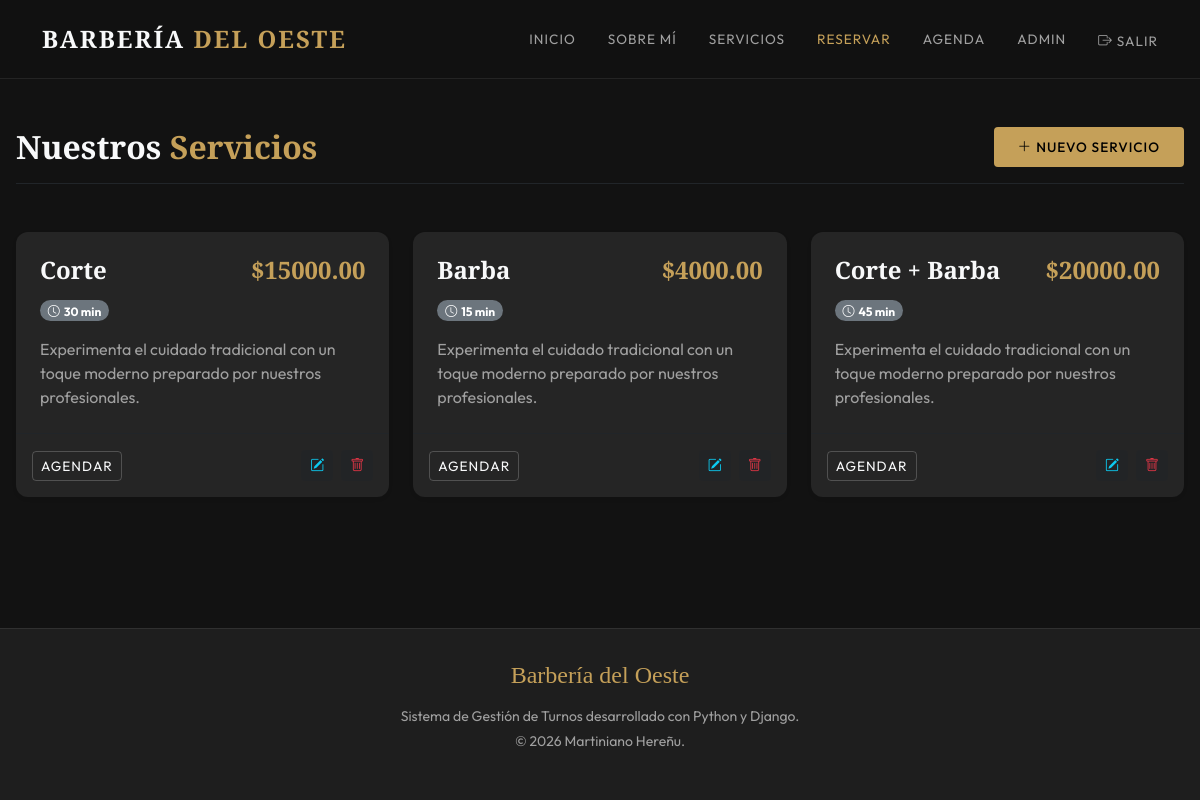
The page /servicios/ (signed in) on the database its author committed.
### myapp/models.py (models this page shows, shortened)
class Servicio(models.Model):
    nombre = models.CharField(max_length=100)
    descripcion = models.TextField(blank=True, null=True)
    precio = models.DecimalField(max_digits=8, decimal_places=2)
    duracion_minutos = models.IntegerField()

### myapp/views.py (the view)
# urls.py: path("servicios/", ServicioListView.as_view(), name="lista_servicios"),
class ServicioListView(LoginRequiredMixin, ListView):
    model = Servicio
    template_name = "myapp/servicio_list.html"

### myapp/templates/myapp/servicio_list.html (shortened to what this page needs)
{% extends "myapp/base.html" %}
{% block contenido %}
<div class="d-flex justify-content-between align-items-center mb-5 border-bottom border-dark pb-3">
    <h2 class="fw-bold m-0 font-playfair">Nuestros <span class="text-gold">Servicios</span></h2>
    {% if user.is_staff %}
        <a href="{% url 'crear_servicio' %}" class="btn btn-gold btn-sm"><i class="bi bi-plus-lg me-1"></i>Nuevo Servicio</a>
    {% endif %}
</div>
{% if object_list %}
    <div class="row row-cols-1 row-cols-md-2 row-cols-xl-3 g-4">
        {% for servicio in object_list %}
            <div class="col">
                <div class="card h-100 shadow-sm border-0 service-card">
                    <div class="card-body p-4 d-flex flex-column">
                        <div class="d-flex justify-content-between align-items-start mb-3">
                            <h4 class="card-title fw-bold mb-0 font-playfair">{{ servicio.nombre }}</h4>
                            <h4 class="text-gold fw-bold mb-0">${{ servicio.precio }}</h4>
                        </div>
                        <div class="mb-3 d-flex align-items-center">
                            <span class="badge bg-secondary rounded-pill me-2">
                                <i class="bi bi-clock me-1"></i>{{ servicio.duracion_minutos }} min
                            </span>
                        </div>
                        <p class="card-text text-muted flex-grow-1">
                            {{ servicio.descripcion|default:"Experimenta el cuidado tradicional con un toque moderno preparado por nuestros profesionales." }}
                        </p>
                    </div>
                    <div class="card-footer bg-transparent border-top border-dark p-3">
                        <div class="d-flex justify-content-between align-items-center">
                            <a href="{% url 'crear_turno' %}" class="btn btn-outline-light btn-sm w-100 me-2" style="max-width: fit-content;">Agendar</a>
                            {% if user.is_staff %}
                            <div class="d-flex gap-2">
                                <a href="{% url 'editar_servicio' servicio.pk %}" class="btn btn-sm text-info bg-dark bg-opacity-50" title="Editar"><i class="bi bi-pencil-square"></i></a>
                                <a href="{% url 'eliminar_servicio' servicio.pk %}" class="btn btn-sm text-danger bg-dark bg-opacity-50" title="Eliminar"><i class="bi bi-trash"></i></a>
                            </div>
                            {% endif %}
                        </div>
                    </div>
                </div>
            </div>
        {% endfor %}
    </div>
{% else %}
    <div class="alert bg-card border-dark text-center py-5">
        <i class="bi bi-scissors fs-1 text-muted mb-3 d-block"></i>
        <p class="lead text-muted mb-0">No hay servicios registrados todavía.</p>
    </div>
{% endif %}
{% endblock %}

### myapp/templates/myapp/base.html (style rules this page uses)
:root { --bg-primary: #121212; --bg-secondary: #1e1e1e; --bg-card: #252525; --text-main: #f8f9fa; --text-muted: #a0a0a0; --accent-gold: #c5a059; --accent-gold-hover: #e8c678; --accent-red: #d32f2f; --accent-green: #388e3c; --border-subtle: rgba(255, 255, 255, 0.08); }
body { font-family: 'Outfit', sans-serif; background-color: var(--bg-primary); color: var(--text-main); display: flex; flex-direction: column; min-height: 100vh; }
h1, h2, h3, h4, h5, h6, .navbar-brand { font-family: 'Playfair Display', serif; }
.card { background-color: var(--bg-card); border: 1px solid var(--border-subtle); border-radius: 12px; box-shadow: 0 10px 30px rgba(0, 0, 0, 0.2); color: var(--text-main); }
.card-footer { border-top: 1px solid var(--border-subtle); background-color: transparent; }
.btn-gold { background-color: var(--accent-gold); color: #000; font-weight: 500; border: none; border-radius: 4px; padding: 0.6rem 1.5rem; transition: all 0.3s ease; text-transform: uppercase; letter-spacing: 1px; font-size: 0.85rem; }
.btn-outline-light { border-color: rgba(255,255,255,0.2); color: var(--text-main); border-radius: 4px; text-transform: uppercase; letter-spacing: 1px; font-size: 0.85rem; transition: all 0.3s ease; }
.text-gold { color: var(--accent-gold) !important; }
.text-muted { color: var(--text-muted) !important; }

### myapp/templates/myapp/servicio_list.html (style rules this page uses)
.service-card { transition: transform 0.3s ease, box-shadow 0.3s ease; }

### rows shown on the page
Servicio: nombre "Corte", precio "15000.00", duracion_minutos "30", descripcion "Experimenta el cuidado tradicional con un toque moderno preparado por nuestros profesionales."
Servicio: nombre "Barba", precio "4000.00", duracion_minutos "15", descripcion "Experimenta el cuidado tradicional con un toque moderno preparado por nuestros profesionales."
Servicio: nombre "Corte + Barba", precio "20000.00", duracion_minutos "45", descripcion "Experimenta el cuidado tradicional con un toque moderno preparado por nuestros profesionales."
